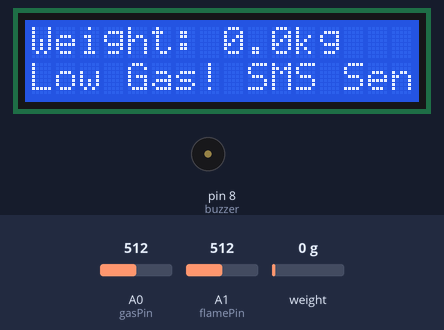
Recording of a sketch running on a simulated Arduino Uno, built with avr-gcc and run on an emulated ATmega328P. Shown: 16×2 character LCD, buzzer (waves = sounding). Inputs (shaded band) come from the test bench; at power-on: weight on the scale 0 g, A0 (gasPin) = 512, A1 (flamePin) = 512. The modem accepts every AT command (registered, SIM ready, sends succeed) and sends nothing else.

Above: at 3.2 s.
3.3 s: weight on the scale set to 100 g
At 12.1 s:
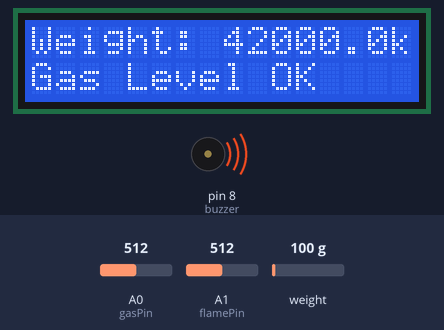
13.3 s: weight on the scale set to 1250 g
At 20.5 s:
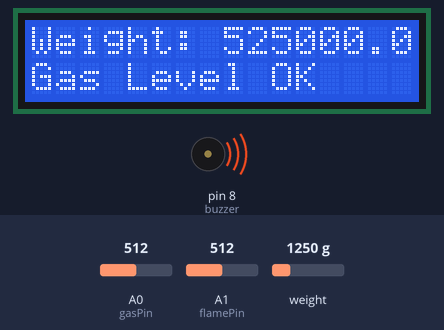
27.3 s: weight on the scale set to 2500 g
At 35.0 s:
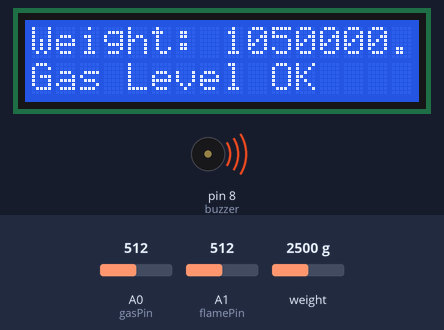
Timing chart, 0 to 42.9 s (numbered marks = the images above; inputs shaded):
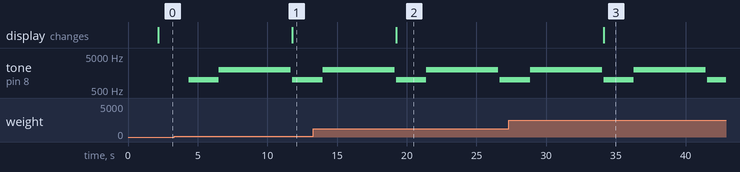

The sketch:

arduino-code.ino
```cpp
#include <LiquidCrystal.h>
#include <HX711.h>
#include <SoftwareSerial.h>

// Pins
#define flamePin A1
#define gasPin A0
#define buzzer 8
#define DOUT  3
#define CLK  2

// LCD: rs, en, d4, d5, d6, d7
LiquidCrystal lcd(9, 10, 4, 5, 6, 7);
HX711 scale;
SoftwareSerial gsm(11, 12); // RX, TX for GSM

// Thresholds
float weightThreshold = 2.0; // Adjust based on empty cylinder
int gasThreshold = 400;      // Depends on MQ6 calibration
int fireThreshold = 300;     // Adjust per sensor

void setup() {
  Serial.begin(9600);
  gsm.begin(9600);
  lcd.begin(16, 2);

  pinMode(flamePin, INPUT);
  pinMode(gasPin, INPUT);
  pinMode(buzzer, OUTPUT);

  scale.begin(DOUT, CLK);
  lcd.print("LPG Monitor Ready");
  delay(2000);
}

void loop() {
  float weight = scale.get_units();
  int gasLevel = analogRead(gasPin);
  int flame = analogRead(flamePin);

  lcd.clear();
  lcd.setCursor(0, 0);
  lcd.print("Weight: ");
  lcd.print(weight, 1);
  lcd.print("kg");

  lcd.setCursor(0, 1);
  if (weight < weightThreshold) {
    lcd.print("Low Gas! SMS Sent");
    sendSMS("Low LPG detected. Refill booked!");
  } else {
    lcd.print("Gas Level OK");
  }

  if (gasLevel > gasThreshold) {
    tone(buzzer, 1000);
    sendSMS("⚠️ Gas leakage detected!");
  }

  if (flame > fireThreshold) {
    tone(buzzer, 2000);
    sendSMS("🔥 Fire detected near LPG!");
  }

  delay(3000);
  noTone(buzzer);
}

void sendSMS(String message) {
  gsm.println("AT+CMGF=1");
  delay(1000);
  gsm.println("AT+CMGS=\"+91xxxxxxxxxx\""); // Replace with your number
  delay(1000);
  gsm.print(message);
  delay(100);
  gsm.write(26); // ASCII for Ctrl+Z to send SMS
}
```

Measured:
- after the input at 3.3 s, the display: changes after 8.5 s (image 1)
- after the input at 13.3 s, the display: changes after 5.9 s (image 2)
- after the input at 27.3 s, the display: changes after 6.8 s (image 3)
- by itself, tone on pin 8 (buzzer): plays 2000 Hz for 5.2 s, 1000 Hz for 2.2 s, 2000 Hz for 5.2 s, 1000 Hz for 1.3 s
